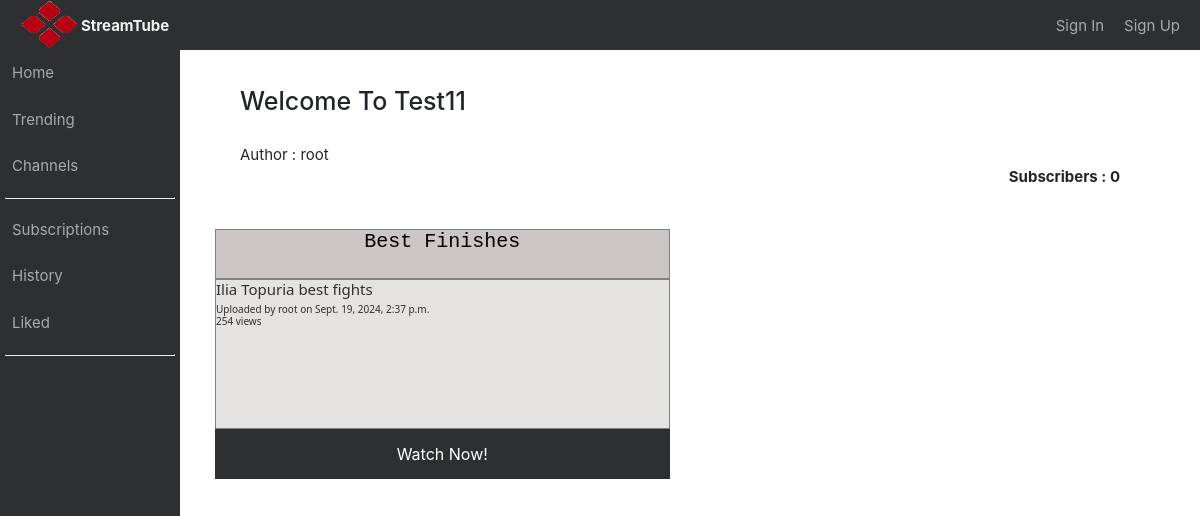
Before: /root/channel with the older database file.
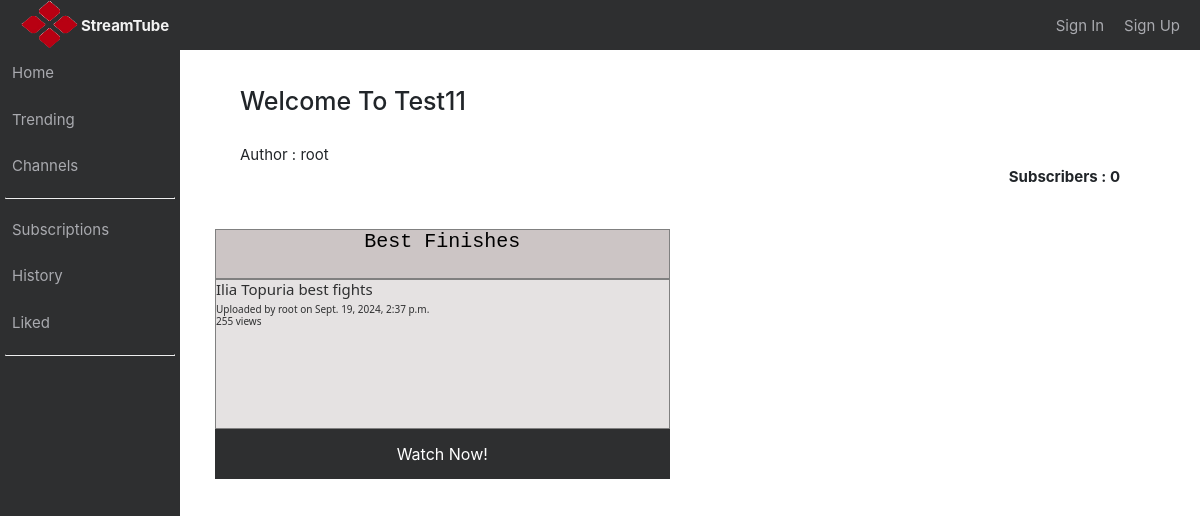
After: the same page with the newer database file.
### youtube/models.py (models this page shows)
class Video(models.Model):
    title = models.CharField(max_length=30)
    description = models.TextField(max_length=300)
    path = models.CharField(max_length=60)
    datetime = models.DateTimeField(blank=False, null=False) #todo: auto_now=True
    user = models.ForeignKey('auth.User', on_delete=models.CASCADE)
    number_of_views = models.IntegerField(blank=True, default=0)

### youtube/views.py (the view)
# urls.py: path('<user>/channel', ChannelView.as_view()),
class ChannelView(View):
    template_name = "channelview.html"
    def get(self, request, user):
        videos = Video.objects.filter(user__username = user).order_by("-datetime")
        context = {'videos': videos}
        context['channel'] = Channel.objects.filter(user__username = user).get()
        if request.user.is_authenticated:
            channel = Channel.objects.get(user__username = user)
            if Channel_Subscription.objects.filter(user=request.user, channel=channel).count() == 0:
                context['subscribed'] = False
            else:
                context['subscribed'] = True
        return render(request, self.template_name, context)

### youtube/templates/channelview.html (shortened to what this page needs)
{% extends "parent.html" %}
{% block body %}
    <div class="channelview">
		<h1>Welcome To {{ channel.channel_name }}</h1><br>
		<div>Author : {{ channel.user }}</div>
		<div align="right" style="margin-right:50px">
			<p style="margin-right:30px"><b>Subscribers : {{ channel.subscribers }}</b></p>
		</div>
    </div>
	<div class="video_area">
		<div class="ad_area">
			{% for video in videos %}
			<div class = "video_advertisement col-md-6">
				<div class="video_title">
					<h2 align="center" style="font-family: Courier New">{{ video.title }}</h2>
				</div>
				<div class="video_description">
					<h4 align="left">{{ video.description }}</h5>
					<h6 align="left, bottom" style="position: relative; float:bottom; margin-bottom:0px">Uploaded by {{ video.user }} on {{ video.datetime }}</h6>
					<h6 align = "left">{{ video.number_of_views }} views</h6>
				</div>
				<div class="watch_now">
					<a href="/video/{{ video.id }}/{{ 1 }}/"><button class="button button5">Watch Now!</button></a>
                </div>
			</div>
            {% endfor %}
		</div>
    </div>
{% endblock %}

Changed rows visible on the page:
changed Video "Best Finishes": number_of_views "254" → "255"
